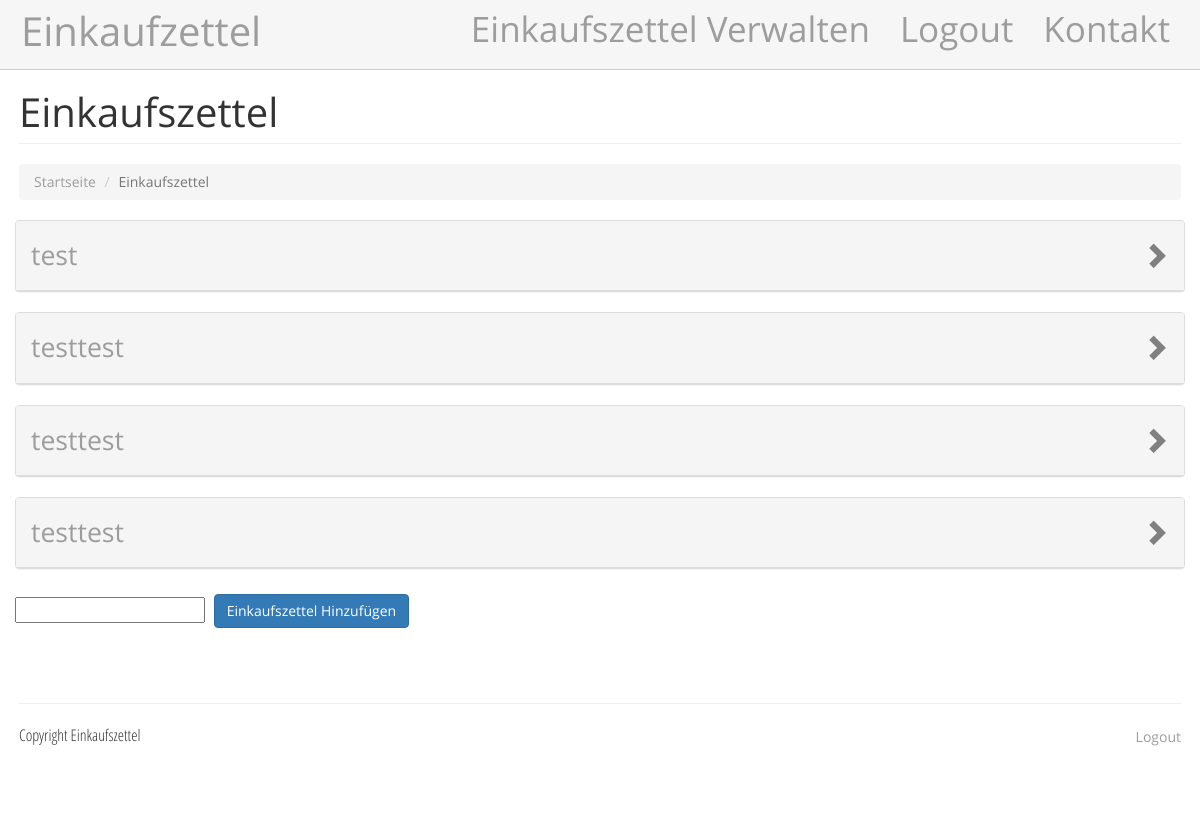
Page /page.php?p=Einkaufszettel (signed in) on the committed database.
### tables this page shows
CREATE TABLE IF NOT EXISTS `einkaufszettel_user` (
`id` int(255) NOT NULL,
  `user_id` int(100) NOT NULL COMMENT 'Eindeutige User-ID',
  `zettel_id` int(255) NOT NULL COMMENT 'Eindeutige Zettel-ID',
  `berechtigung` varchar(5) NOT NULL COMMENT 'Berechtigungen '
);

CREATE TABLE IF NOT EXISTS `einkaufszettel` (
`id` int(255) NOT NULL COMMENT 'Eindeutige Einkaufszettel-ID',
  `name` varchar(50) NOT NULL COMMENT 'Einkaufszettel Name',
  `lchange` timestamp NOT NULL DEFAULT CURRENT_TIMESTAMP ON UPDATE CURRENT_TIMESTAMP COMMENT 'Letzte Änderung'
);

### bin/mysql.php (called while the page is built, shortened)
<?php
function getConnected() {
	$mysqli = new mysqli('localhost', 'root', 'secret', 'einkaufszettel');
		$mysqli->query("SET NAMES 'utf8'");
   return $mysqli;
}
function _mysqlquery($sql){
if(!$result = getConnected()->query($sql)){
    die('There was an error running the query [' . $db->error . ']');
}
return $result;
}
function _getUsername($id){
$abfrage = "SELECT user FROM user WHERE user = '".$id."'";
$row = _mysqlquery($abfrage)->fetch_assoc();
    return $row['user'];
}
function _getUsername_id($id){
$abfrage = "SELECT user FROM user WHERE $id = '".$id."'";
$row = _mysqlquery($abfrage)->fetch_assoc();
    return $row['user'];
}
function _getUserid($user){
$abfrage = "SELECT id FROM user WHERE user = '".$user."'";
$row = _mysqlquery($abfrage)->fetch_assoc();
    return $row['id'];
}
function _getZettel_s($zettelid){
$abfrage = "SELECT id,name,lchange FROM einkaufszettel WHERE id='".$zettelid."'";
$row = _mysqlquery($abfrage);
    return $row;
}
function _getZettel_a($userid){
$abfrage = "SELECT zettel_id,berechtigung FROM einkaufszettel_user WHERE user_id='".$userid."'";
$row = _mysqlquery($abfrage);
    return $row;
}
function _getZettel_p($zettelid){
$abfrage = "SELECT zettel_id,name,user_id,gekauft,id FROM einkaufszettel_items WHERE zettel_id='".$zettelid."'";
$row = _mysqlquery($abfrage);
    return $row;
}
?>

### bin/Einkaufszettel_wrapper.php (the view, shortened to what this page needs)
<div class="row">
<div class="project-wrapper">
           <div class="" >
           <?php
		$columnCount = 1;
  			$row = _getZettel_a(_getUserid($_SESSION['username']));
		while ($field = $row->fetch_assoc()) {
	     $row_d = _getZettel_s($field['zettel_id']);
		 $field_d = $row_d->fetch_assoc();
		$columnCount++;
			echo "<div class=\"panel panel-default \">
                   <div class=\"panel-heading\">
                       <h4> <a data-toggle=\"collapse\" data-target=\"#collapseItems-".$columnCount."\"
          href=\"#collapseItems-".$columnCount."\" class=\"collapsed\">".$field_d['name']."</a></h4>
                   </div>
                   <div id=\"collapseItems-".$columnCount."\" class=\"panel-collapse collapse\">
                   <div class=\"panel-body\">";
				$row_p = _getZettel_p($field['zettel_id']);
				while($field_p = $row_p->fetch_assoc()){
					echo " <form action=\"page.php?p=Einkaufszettel#collapseItems-".$columnCount."\" method=\"post\">
                   <input type=\"hidden\" name=\"p\" value=\"p\">
				<input type=\"hidden\" name=\"id\" value=\"".$field_p['id']."\">
				<input type=\"hidden\" name=\"zettel_id\" value=\"".$field['zettel_id']."\">";
			    echo $field_p['name']." (von "._getUsername_id($field_p['user_id']).")<input class=\"btn btn-primary\" type=\"submit\" style=\"margin:5px\" value=\" Löschen\"></form>";
				}
		echo "</div></div></div>";
		 }
		 echo " <form action=\"page.php?p=Einkaufszettel\" method=\"post\">
                   <input type=\"hidden\" name=\"p\" value=\"aa\">
				<input type=\"text\" name=\"name\" value=\"\">
				<input class=\"btn btn-primary\" type=\"submit\" style=\"margin:5px\" value=\"Einkaufszettel Hinzufügen\"></form>";
		?>
			</div>
		</div>
       </div>

### header.php (shortened to what this page needs)
?><?php include("bin/mysql.php"); ?>
<!DOCTYPE html>
<html lang="en">
<head>
    <link href="css/bootstrap.css" rel="stylesheet" type="text/css">
    <link href="css/modern-business.css" rel="stylesheet" type="text/css">
    <link href="font-awesome/css/font-awesome.min.css" rel="stylesheet" type="text/css">
</head>
<body>
    <nav class="navbar navbar-inverse navbar-fixed-top" role="navigation">
        <div class="container">
            <div class="navbar-header">
                <a class="navbar-brand" href="index.php" title="Startseite">Einkaufzettel</a>
            </div>
            <div class="collapse navbar-collapse" id="bs-example-navbar-collapse-1">
                <ul class="nav navbar-nav navbar-right">
                         <?php
					if($_SESSION['username'] == "" & !isset($_SESSION['username']) != _getUsername($_SESSION['username']))
  					 {
						 }else{
					echo "<li><a href=\"page.php?p=Einkaufszettel\" title=\"Einkaufszettel verwalten\">Einkaufszettel Verwalten</a></li> ";
					 }
					 ?>
                    <li>
                         <?php
					if($_SESSION['username'] == "" & !isset($_SESSION['username']) != _getUsername($_SESSION['username']))
  					 {
                    echo "<a href=\"page.php?p=Login\" title=\"Login\">Login</a>";}else{
					echo "<a href=\"page.php?p=Login\" title=\"Logout\">Logout</a>";
					 }
					 ?>
                    </li>
                    <li>
                        <a href="page.php?p=Kontakt" title="Impressum">Kontakt</a>
                    </li>
                </ul>
            </div>
        </div>
    </nav>

### page.php
<?php include("header.php"); ?>
<?php $_page = $_GET["p"]; ?>
    <div class="container">
     <div class="row">
            <div class="col-lg-12">
                <h1 class="page-header"><?php echo $_page; ?>
                </h1>
                  <?php
 						include('bin/breadcrumbs.php');
 						$breadcrumbs = new SCWlib_Breadcrumbs;
						 $breadcrumbs->setReplaceUnderlines(true);
 							$breadcrumbs->setUppercaseFirst(true);
 							 $breadcrumbs->addReplacement('page', $_page);
						 $breadcrumbs->setUseReplacements(true);
						 $breadcrumbs->printBreadcrumbs();
?>
            </div>
        </div>
        <?php include("bin/".$_page."_wrapper.php"); ?>
<?php include("footer.php"); ?>

### bin/breadcrumbs.php (shortened to what this page needs)
<?php
class SCWlib_Breadcrumbs {
  var $_description;
  var $_homename, $_homepath;
  var $_separator;
  var $_replaceunderlines;
  var $_ucfirst, $_ucwords;
  var $_removeextension;
  var $_replacements, $_usereplacements;
  function SCWlib_Breadcrumbs() {
    $this->_putintodivision = false;
    $this->_putintoparagraph = false;
    $this->_description = '<ol class="breadcrumb"><li>';
    $this->_homename = 'Startseite';
    $this->_homepath = '/';
    $this->_separator = ' </li> ';
    $this->_replaceunderlines = false;
    $this->_ucfirst = false;
    $this->_ucwords = false;
    $this->_removeextension = true;
    $this->_readtitlefrompage = false;
    $this->_replacements = Array();
    $this->_usereplacements = false;
  }
  function setReplaceUnderlines($value) {
    $this->_replaceunderlines = $value;
  }
  function setUppercaseFirst($value) {
    $this->_ucfirst = $value;
  }
  function addReplacement($search, $replace) {
    $this->_replacements[$search] = $replace;
  }
  function setUseReplacements($value) {
    $this->_usereplacements = $value;
  }
  function getBreadcrumbs() {
    $html = '';
    $html .= $this->_description;
    $path = $this->_homepath;
    $html .= '<a href="' . $path . '">' . $this->_homename . '</a>';
    $parts = explode('/', $_SERVER['PHP_SELF'].$homepath);
    $partscount = count($parts);
    for($i = 1; $i < ($partscount - 1); $i++) {
      $path .= $parts[$i] . '/';
      $title = $parts[$i];
      if ($this->_usereplacements == true) {
        reset($this->_replacements);
        while (list($search, $replace) = each($this->_replacements)) {
          $title = str_replace($search, $replace, $title);
        }
      }
      if ($this->_replaceunderlines == true) {
        $title = str_replace('_', ' ', $title);
      }
      if ($this->_ucfirst == true) {
        $title = ucfirst($title);
      }
      if ($this->_ucwords == true) {
        $title = ucwords($title);
      }
      $html .= $this->_separator . '<li><a href="' . $path . '">' . $title . '</a>';
    }
    $title = '';
    if ($title == '') {
      $title = $parts[$partscount-1];
      if ($this->_usereplacements == true) {
        reset($this->_replacements);
        while (list($search, $replace) = each($this->_replacements)) {
          $title = str_replace($search, $replace, $title);
        }
      }
      if ($this->_removeextension == true) {
        $title = substr($title, 0, strrpos($title, '.'));
      }
      if ($this->_replaceunderlines == true) {
        $title = str_replace('_', ' ', $title);
      }
      if ($this->_ucfirst == true) {
        $title = ucfirst($title);
      }
    }
    $html .= $this->_separator . '<li class="active">' . $title . '</li></ol>';
    return $html;
  }
  function printBreadcrumbs() {
    print($this->getBreadcrumbs());
  }
}
?>

### footer.php (shortened to what this page needs)
        <footer>
            <div class="row">
                <div class="col-lg-12">
                <hr>
                    <p style="font-family: 'Open Sans Condensed', sans-serif;  font-size: 12pt;">Copyright Einkaufszettel</p>
                </div>
                <div class="col-lg-12" style="text-align:right;">
                <?php
					if(!isset($_SESSION['username']) == _getUsername($_SESSION['username']))
  					 {
                    echo "<p style=\"
    top: -30px;
    position: relative;\"><a href=\"page.php?p=Login\" title=\"Login\">Login</a></p>";
					 }else{
					echo "<p  style=\"
    top: -30px;
    position: relative;\"><a href=\"page.php?p=Login\" title=\"Login\">Logout</a></p>";
					 }
					 ?>
                </div>
            </div>
        </footer>
            </div>
    </body>
</html>

### css/modern-business.css (style rules this page uses)
html, body { height: 100%; font-family: 'Open Sans', sans-serif; }
body { padding-top: 50px; }
h1 { font-size:30px; }
.page-header { font-size: 40px; }
p { font-family: 'Open Sans', sans-serif; }
h4 { font-family: 'Open Sans', sans-serif; font-size: 20pt; }
.navbar-inverse .navbar-collapse { background: rgba(248, 248, 248, 0); border-color: rgba(16, 16, 16, 0); }
.navbar-collapse { margin-top: 19px; }
footer { margin: 50px 0; }
.navbar-brand { font-size: 40px; padding-top: 21px; margin-left: -8px; }
.navbar-inverse { height: 70px; background-color: rgba(245, 245, 245, 0.90); border-color: rgba(8, 8, 8, 0.17); }
.navbar-inverse .navbar-nav li a { font-size: 35px; padding-top: 0px; }
.breadcrumb { font-family: 'Open Sans', sans-serif; }
.panel-heading a:after { font-family:'Glyphicons Halflings'; content:"\e114"; float: right; color: grey; }
.panel-heading a.collapsed:after { content:"\e080"; }
form { display: inline; }

### rows in the picture
einkaufszettel_user: einkaufszettel.name "test"
einkaufszettel_user: einkaufszettel.name "testtest"
einkaufszettel_user: einkaufszettel.name "testtest"
einkaufszettel_user: einkaufszettel.name "testtest"

### other values in the picture
$_page "Einkaufszettel"
$this->_homename "Startseite"
$title "Einkaufszettel"
